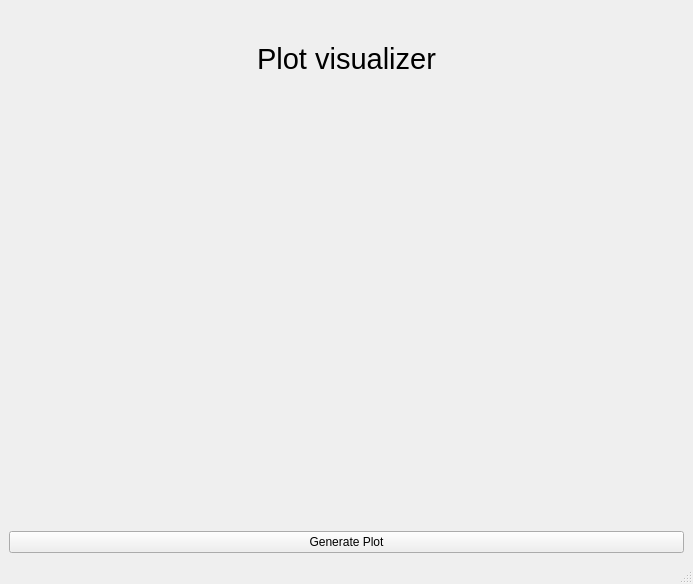
<?xml version="1.0" encoding="UTF-8"?>
<ui version="4.0">
 <class>MainWindow</class>
 <widget class="QMainWindow" name="MainWindow">
  <property name="geometry">
   <rect>
    <x>0</x>
    <y>0</y>
    <width>693</width>
    <height>584</height>
   </rect>
  </property>
  <property name="windowTitle">
   <string>MainWindow</string>
  </property>
  <widget class="QWidget" name="centralwidget">
   <layout class="QVBoxLayout" name="verticalLayout">
    <item>
     <widget class="QLabel" name="label">
      <property name="sizePolicy">
       <sizepolicy hsizetype="Minimum" vsizetype="Maximum">
        <horstretch>0</horstretch>
        <verstretch>0</verstretch>
       </sizepolicy>
      </property>
      <property name="minimumSize">
       <size>
        <width>20</width>
        <height>30</height>
       </size>
      </property>
      <property name="maximumSize">
       <size>
        <width>16777215</width>
        <height>100</height>
       </size>
      </property>
      <property name="font">
       <font>
        <family>Segoe UI Symbol</family>
        <pointsize>22</pointsize>
       </font>
      </property>
      <property name="text">
       <string>Plot visualizer</string>
      </property>
      <property name="scaledContents">
       <bool>false</bool>
      </property>
      <property name="alignment">
       <set>Qt::AlignCenter</set>
      </property>
     </widget>
    </item>
    <item>
     <widget class="QWidget" name="widget" native="true"/>
    </item>
    <item>
     <widget class="QPushButton" name="pushButton">
      <property name="text">
       <string>Generate Plot</string>
      </property>
     </widget>
    </item>
   </layout>
  </widget>
  <widget class="QMenuBar" name="menubar">
   <property name="geometry">
    <rect>
     <x>0</x>
     <y>0</y>
     <width>693</width>
     <height>26</height>
    </rect>
   </property>
  </widget>
  <widget class="QStatusBar" name="statusbar"/>
 </widget>
 <resources/>
 <connections/>
</ui>
